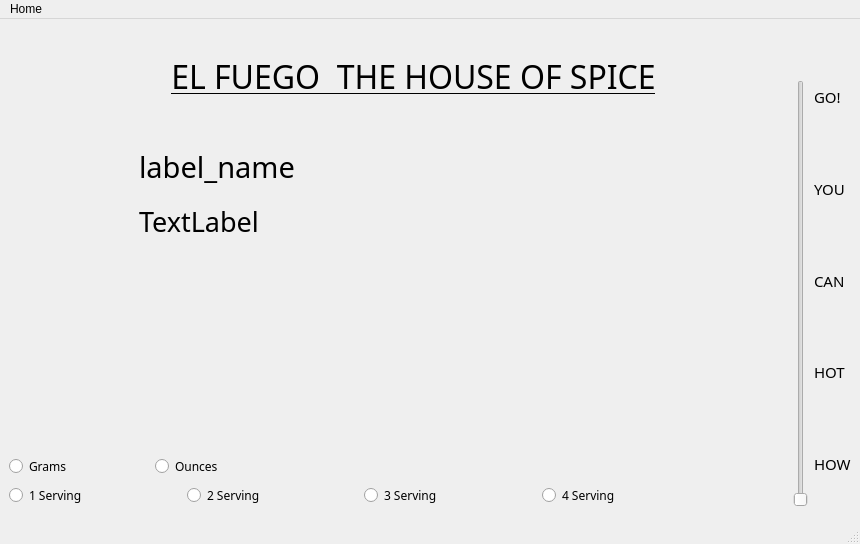
<?xml version="1.0" encoding="UTF-8"?>
<ui version="4.0">
 <class>MainWindow</class>
 <widget class="QMainWindow" name="MainWindow">
  <property name="geometry">
   <rect>
    <x>0</x>
    <y>0</y>
    <width>860</width>
    <height>544</height>
   </rect>
  </property>
  <property name="windowTitle">
   <string>MainWindow</string>
  </property>
  <property name="autoFillBackground">
   <bool>false</bool>
  </property>
  <widget class="QWidget" name="centralwidget">
   <layout class="QGridLayout" name="gridLayout_2">
    <item row="5" column="8" rowspan="4" colspan="2">
     <widget class="QLabel" name="label_pic">
      <property name="autoFillBackground">
       <bool>true</bool>
      </property>
      <property name="text">
       <string/>
      </property>
     </widget>
    </item>
    <item row="5" column="10" rowspan="4" colspan="2">
     <spacer name="verticalSpacer_8">
      <property name="orientation">
       <enum>Qt::Vertical</enum>
      </property>
      <property name="sizeHint" stdset="0">
       <size>
        <width>20</width>
        <height>231</height>
       </size>
      </property>
     </spacer>
    </item>
    <item row="1" column="13" rowspan="11">
     <layout class="QVBoxLayout" name="verticalLayout">
      <item>
       <widget class="QLabel" name="label_5">
        <property name="font">
         <font>
          <family>Stencil</family>
          <pointsize>11</pointsize>
         </font>
        </property>
        <property name="text">
         <string>GO!</string>
        </property>
       </widget>
      </item>
      <item>
       <widget class="QLabel" name="label_4">
        <property name="font">
         <font>
          <family>Stencil</family>
          <pointsize>11</pointsize>
         </font>
        </property>
        <property name="text">
         <string>YOU</string>
        </property>
       </widget>
      </item>
      <item>
       <widget class="QLabel" name="label_3">
        <property name="font">
         <font>
          <family>Stencil</family>
          <pointsize>11</pointsize>
         </font>
        </property>
        <property name="text">
         <string>CAN</string>
        </property>
       </widget>
      </item>
      <item>
       <widget class="QLabel" name="label_2">
        <property name="font">
         <font>
          <family>Stencil</family>
          <pointsize>11</pointsize>
         </font>
        </property>
        <property name="text">
         <string>HOT</string>
        </property>
       </widget>
      </item>
      <item>
       <widget class="QLabel" name="label">
        <property name="font">
         <font>
          <family>Stencil</family>
          <pointsize>11</pointsize>
         </font>
        </property>
        <property name="text">
         <string>HOW</string>
        </property>
       </widget>
      </item>
     </layout>
    </item>
    <item row="8" column="3" rowspan="2" colspan="2">
     <spacer name="verticalSpacer_7">
      <property name="orientation">
       <enum>Qt::Vertical</enum>
      </property>
      <property name="sizeHint" stdset="0">
       <size>
        <width>20</width>
        <height>140</height>
       </size>
      </property>
     </spacer>
    </item>
    <item row="2" column="12" rowspan="10">
     <widget class="QSlider" name="verticalSlider">
      <property name="maximum">
       <number>100</number>
      </property>
      <property name="orientation">
       <enum>Qt::Vertical</enum>
      </property>
      <property name="invertedControls">
       <bool>false</bool>
      </property>
      <property name="tickPosition">
       <enum>QSlider::NoTicks</enum>
      </property>
      <property name="tickInterval">
       <number>20</number>
      </property>
     </widget>
    </item>
    <item row="8" column="6" rowspan="4" colspan="2">
     <spacer name="verticalSpacer_6">
      <property name="orientation">
       <enum>Qt::Vertical</enum>
      </property>
      <property name="sizeHint" stdset="0">
       <size>
        <width>28</width>
        <height>200</height>
       </size>
      </property>
     </spacer>
    </item>
    <item row="0" column="1" colspan="8">
     <spacer name="horizontalSpacer_3">
      <property name="orientation">
       <enum>Qt::Horizontal</enum>
      </property>
      <property name="sizeHint" stdset="0">
       <size>
        <width>666</width>
        <height>20</height>
       </size>
      </property>
     </spacer>
    </item>
    <item row="1" column="1" rowspan="2" colspan="8">
     <widget class="QLabel" name="nameplate">
      <property name="font">
       <font>
        <family>Stencil</family>
        <pointsize>24</pointsize>
        <underline>true</underline>
       </font>
      </property>
      <property name="text">
       <string>EL FUEGO  THE HOUSE OF SPICE</string>
      </property>
      <property name="alignment">
       <set>Qt::AlignCenter</set>
      </property>
     </widget>
    </item>
    <item row="9" column="8" rowspan="4" colspan="4">
     <spacer name="horizontalSpacer_5">
      <property name="orientation">
       <enum>Qt::Horizontal</enum>
      </property>
      <property name="sizeHint" stdset="0">
       <size>
        <width>34</width>
        <height>88</height>
       </size>
      </property>
     </spacer>
    </item>
    <item row="0" column="0" rowspan="10">
     <spacer name="verticalSpacer">
      <property name="orientation">
       <enum>Qt::Vertical</enum>
      </property>
      <property name="sizeHint" stdset="0">
       <size>
        <width>58</width>
        <height>416</height>
       </size>
      </property>
     </spacer>
    </item>
    <item row="3" column="1" rowspan="7">
     <spacer name="verticalSpacer_2">
      <property name="orientation">
       <enum>Qt::Vertical</enum>
      </property>
      <property name="sizeHint" stdset="0">
       <size>
        <width>20</width>
        <height>341</height>
       </size>
      </property>
     </spacer>
    </item>
    <item row="8" column="5" rowspan="3">
     <spacer name="horizontalSpacer_4">
      <property name="orientation">
       <enum>Qt::Horizontal</enum>
      </property>
      <property name="sizeHint" stdset="0">
       <size>
        <width>364</width>
        <height>158</height>
       </size>
      </property>
     </spacer>
    </item>
    <item row="5" column="7" rowspan="3">
     <spacer name="verticalSpacer_5">
      <property name="orientation">
       <enum>Qt::Vertical</enum>
      </property>
      <property name="sizeHint" stdset="0">
       <size>
        <width>20</width>
        <height>165</height>
       </size>
      </property>
     </spacer>
    </item>
    <item row="10" column="0" colspan="5">
     <layout class="QHBoxLayout" name="horizontalLayout">
      <item>
       <widget class="QRadioButton" name="grams">
        <property name="font">
         <font>
          <family>Stencil</family>
         </font>
        </property>
        <property name="text">
         <string>Grams</string>
        </property>
       </widget>
      </item>
      <item>
       <widget class="QRadioButton" name="ounces">
        <property name="font">
         <font>
          <family>Stencil</family>
         </font>
        </property>
        <property name="text">
         <string>Ounces</string>
        </property>
       </widget>
      </item>
     </layout>
    </item>
    <item row="11" column="0" colspan="6">
     <layout class="QGridLayout" name="gridLayout">
      <item row="0" column="1">
       <widget class="QRadioButton" name="NoOfPpl_Two">
        <property name="font">
         <font>
          <family>Stencil</family>
         </font>
        </property>
        <property name="text">
         <string>2 Serving</string>
        </property>
       </widget>
      </item>
      <item row="0" column="2">
       <widget class="QRadioButton" name="NoOfPpl_Three">
        <property name="font">
         <font>
          <family>Stencil</family>
         </font>
        </property>
        <property name="text">
         <string>3 Serving</string>
        </property>
       </widget>
      </item>
      <item row="0" column="3">
       <widget class="QRadioButton" name="NoOfPpl_Four">
        <property name="font">
         <font>
          <family>Stencil</family>
         </font>
        </property>
        <property name="text">
         <string>4 Serving</string>
        </property>
       </widget>
      </item>
      <item row="0" column="0">
       <widget class="QRadioButton" name="NoOfPpl_One">
        <property name="font">
         <font>
          <family>Stencil</family>
         </font>
        </property>
        <property name="text">
         <string>1 Serving</string>
        </property>
       </widget>
      </item>
     </layout>
    </item>
    <item row="0" column="9" rowspan="3" colspan="2">
     <spacer name="horizontalSpacer_2">
      <property name="orientation">
       <enum>Qt::Horizontal</enum>
      </property>
      <property name="sizeHint" stdset="0">
       <size>
        <width>12</width>
        <height>58</height>
       </size>
      </property>
     </spacer>
    </item>
    <item row="3" column="5" rowspan="3" colspan="6">
     <spacer name="horizontalSpacer">
      <property name="orientation">
       <enum>Qt::Horizontal</enum>
      </property>
      <property name="sizeHint" stdset="0">
       <size>
        <width>431</width>
        <height>92</height>
       </size>
      </property>
     </spacer>
    </item>
    <item row="9" column="2">
     <spacer name="verticalSpacer_3">
      <property name="orientation">
       <enum>Qt::Vertical</enum>
      </property>
      <property name="sizeHint" stdset="0">
       <size>
        <width>28</width>
        <height>74</height>
       </size>
      </property>
     </spacer>
    </item>
    <item row="6" column="4">
     <widget class="QLabel" name="recipeLabel">
      <property name="sizePolicy">
       <sizepolicy hsizetype="Preferred" vsizetype="Maximum">
        <horstretch>0</horstretch>
        <verstretch>0</verstretch>
       </sizepolicy>
      </property>
      <property name="font">
       <font>
        <family>Stencil</family>
        <pointsize>20</pointsize>
       </font>
      </property>
      <property name="text">
       <string>TextLabel</string>
      </property>
      <property name="alignment">
       <set>Qt::AlignLeading|Qt::AlignLeft|Qt::AlignTop</set>
      </property>
     </widget>
    </item>
    <item row="5" column="4">
     <widget class="QLabel" name="label_nameDescription">
      <property name="font">
       <font>
        <family>Stencil</family>
        <pointsize>22</pointsize>
       </font>
      </property>
      <property name="text">
       <string>label_name</string>
      </property>
     </widget>
    </item>
    <item row="6" column="2" rowspan="3">
     <widget class="QWidget" name="checkBoxesWidget" native="true"/>
    </item>
    <item row="3" column="2" rowspan="3">
     <spacer name="verticalSpacer_4">
      <property name="orientation">
       <enum>Qt::Vertical</enum>
      </property>
      <property name="sizeHint" stdset="0">
       <size>
        <width>28</width>
        <height>92</height>
       </size>
      </property>
     </spacer>
    </item>
   </layout>
  </widget>
  <widget class="QMenuBar" name="menubar">
   <property name="geometry">
    <rect>
     <x>0</x>
     <y>0</y>
     <width>860</width>
     <height>21</height>
    </rect>
   </property>
   <widget class="QMenu" name="menuHome">
    <property name="title">
     <string>Home</string>
    </property>
    <addaction name="actionHome"/>
    <addaction name="actionAbout"/>
   </widget>
   <addaction name="menuHome"/>
  </widget>
  <widget class="QStatusBar" name="statusbar"/>
  <action name="actionHome">
   <property name="text">
    <string>Home</string>
   </property>
  </action>
  <action name="actionAbout">
   <property name="text">
    <string>About</string>
   </property>
  </action>
 </widget>
 <resources/>
 <connections/>
</ui>
